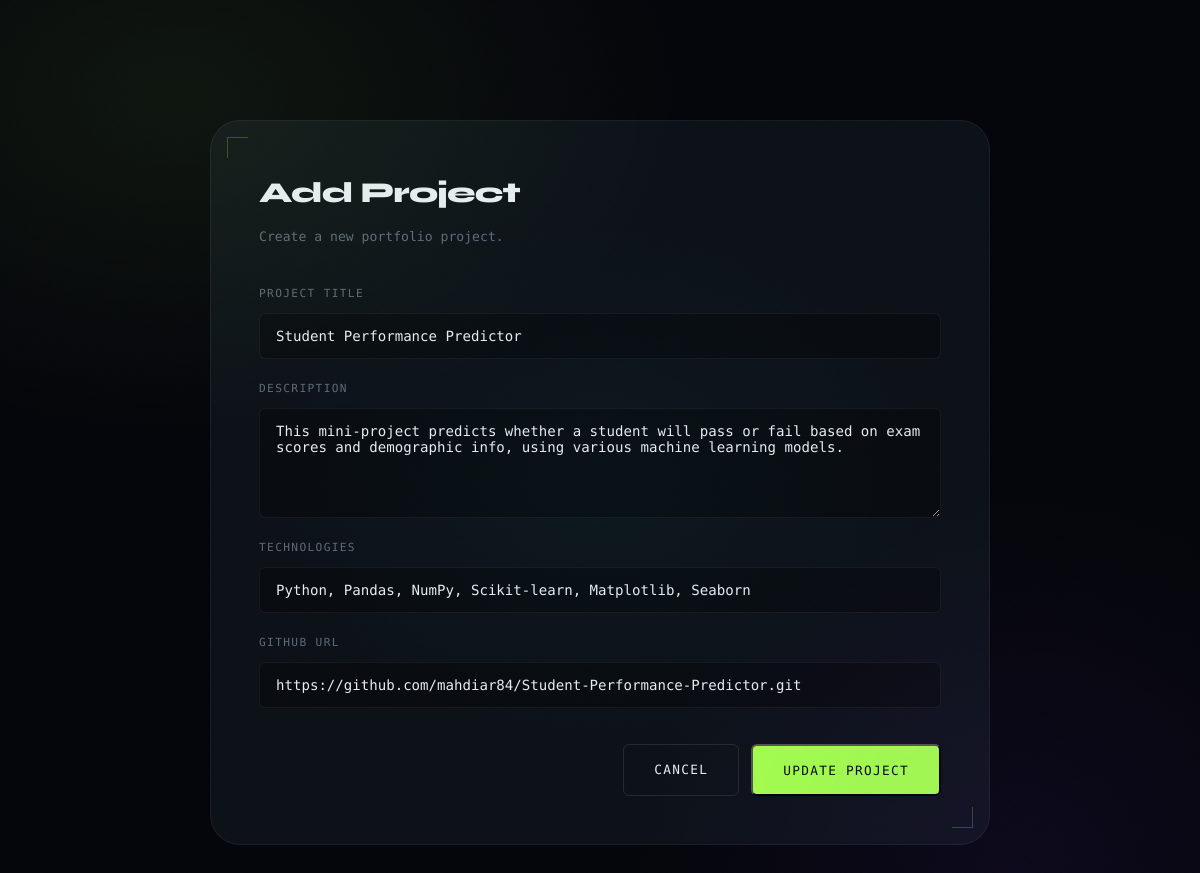
Screenshot of /admin/projects/edit/1 with the database file from the repository.
### tables this page shows
CREATE TABLE projects(
    id INTEGER PRIMARY KEY AUTOINCREMENT,
    title TEXT NOT NULL,
    description TEXT NOT NULL,
    technologies TEXT,
    github_url TEXT,
    image_url TEXT
);

### app/routes/admin.py (the view)
@router.get("/admin/projects/edit/{project_id}")
async def edit_project_page(request: Request, project_id: int):
    conn = get_connection()
    cursor = conn.cursor()
    project = cursor.execute(
        "SELECT * FROM projects WHERE id = ?",
        (project_id,)
    ).fetchone()
    conn.close()
    return templates.TemplateResponse(
        "edit_project.html",
        {
            "request": request,
            "project": project
        }
    )

### templates/edit_project.html (shortened to what this page needs)
<!DOCTYPE html>
<html lang="en">
<head>
    <link rel="stylesheet" href="/static/css/style.css">
</head>
<body>
<section class="project-form-page">
    <div class="form-container">
        <div class="form-header">
            <h1>Add Project</h1>
            <p>Create a new portfolio project.</p>
        </div>
        <form method="POST">
            <div class="form-group">
                <label>Project Title</label>
                <input
                    type="text"
                    name="title"
                    value="{{ project.title }}"
                    required
                >
            </div>
            <div class="form-group">
                <label>Description</label>
                <textarea
                    name="description"
                    rows="5"
                    required
                >{{ project.description }}</textarea>
            </div>
            <div class="form-group">
                <label>Technologies</label>
                <input
                    type="text"
                    name="technologies"
                    value="{{ project.technologies }}"
                >
            </div>
            <div class="form-group">
                <label>GitHub URL</label>
                <input
                    type="text"
                    name="github_url"
                    value="{{ project.github_url }}"
                >
            </div>
            <div class="form-actions">
                <a href="/admin" class="btn-secondary">
                    Cancel
                </a>
                <button type="submit" class="btn-primary">
                    Update Project
                </button>
            </div>
        </form>
    </div>
</section>
</body>
</html>

### static/css/style.css (style rules this page uses)
:root { --bg-base: #04050a; --bg-surface: #080c12; --bg-raised: #0c1118; --bg-glass: rgba(10,18,30,.55); --bg-card: rgba(255,255,255,.028); --acid: #a3ff4b; --acid-dim: rgba(163,255,75,.12); --acid-border: rgba(163,255,75,.25); --acid-glow: rgba(163,255,75,.18); --violet: #7c3aff; --violet-dim: rgba(124,58,255,.12); --violet-border:rgba(124,58,255,.3); --cyan: #00e5c8; --cyan-dim: rgba(0,229,200,.1); --text-primary: #e8edf3; --text-muted: #5c6a7a; --text-faint: #3a4452; --border-subtle: rgba(255,255,255,.055); --border-mid: rgba(255,255,255,.10); --radius-sm: 6px; --radius-md: 12px; --radius-lg: 20px; --radius-xl: 30px; --radius-pill:999px; --font-display: 'Syne', sans-serif; --font-mono: 'DM Mono', monospace; --transition: .28s cubic-bezier(.4,0,.2,1); }
* { margin:0; padding:0; box-sizing:border-box; }
html { font-size:16px; scroll-behavior:smooth; scrollbar-width:thin; scrollbar-color: var(--acid) var(--bg-surface); }
body { font-family:var(--font-mono); color:var(--text-primary); background:var(--bg-base); overflow-x:hidden; line-height:1.7; }
body::before { content:""; position:fixed; inset:0; background-size:200px 200px; pointer-events:none; z-index:9999; opacity:.5; }
body::after { content:""; position:fixed; inset:0; background: radial-gradient(ellipse 60% 50% at 15% 10%, rgba(163,255,75,.065) 0%, transparent 70%), radial-gradient(ellipse 50% 60% at 85% 90%, rgba(124,58,255,.07) 0%, transparent 65%), radial-gradient(ellipse 40% 40% at 50% 50%, rgba(0,229,200,.03) 0%, transparent 70%); pointer-events:none; z-index:0; }
.btn-primary, .btn-secondary { font-family:var(--font-mono); font-size:.8rem; letter-spacing:.1em; text-transform:uppercase; text-decoration:none; padding:14px 30px; border-radius:var(--radius-sm); transition:var(--transition); position:relative; overflow:hidden; }
.btn-primary { background:var(--acid); color:#060a04; font-weight:500; }
.btn-primary::before { content:""; position:absolute; inset:0; background:rgba(255,255,255,.2); transform:translateX(-110%) skewX(-15deg); transition:.5s; }
.btn-secondary { background:transparent; border:1px solid var(--border-mid); color:var(--text-primary); }
.project-form-page { min-height:100vh; display:flex; justify-content:center; align-items:center; padding:120px 20px; }
.form-container { width:100%; max-width:780px; background:var(--bg-raised); border:1px solid var(--border-subtle); padding:48px; border-radius:var(--radius-xl); position:relative; }
.form-container::before { content:""; position:absolute; top:16px; left:16px; width:20px; height:20px; border-top:1px solid var(--acid-border); border-left:1px solid var(--acid-border); }
.form-container::after { content:""; position:absolute; bottom:16px; right:16px; width:20px; height:20px; border-bottom:1px solid var(--acid-border); border-right:1px solid var(--acid-border); }
.form-header { margin-bottom:36px; }
.form-header h1 { font-family:var(--font-display); font-size:1.8rem; font-weight:800; letter-spacing:-.03em; color:var(--text-primary); margin-bottom:8px; }
.form-header p { font-family:var(--font-mono); font-size:.82rem; color:var(--text-muted); font-weight:300; }
.form-group { display:flex; flex-direction:column; margin-bottom:20px; }
.form-group label { font-family:var(--font-mono); font-size:.7rem; letter-spacing:.12em; text-transform:uppercase; color:var(--text-muted); margin-bottom:10px; }
.form-group input, .form-group textarea { font-family:var(--font-mono); font-size:.88rem; background:rgba(0,0,0,.3); color:var(--text-primary); border:1px solid var(--border-subtle); border-radius:var(--radius-sm); padding:14px 16px; transition:var(--transition); outline:none; }
.form-actions { display:flex; justify-content:flex-end; gap:12px; margin-top:36px; }

### rows the page displays
projects: title "Student Performance Predictor", description "This mini-project predicts whether a student will pass or fail based on exam scores and demographic info, using various machine learning models.", technologies "Python, Pandas, NumPy, Scikit-learn, Matplotlib, Seaborn", github_url "https://github.com/mahdiar84/Student-Performance-Predictor.git"
